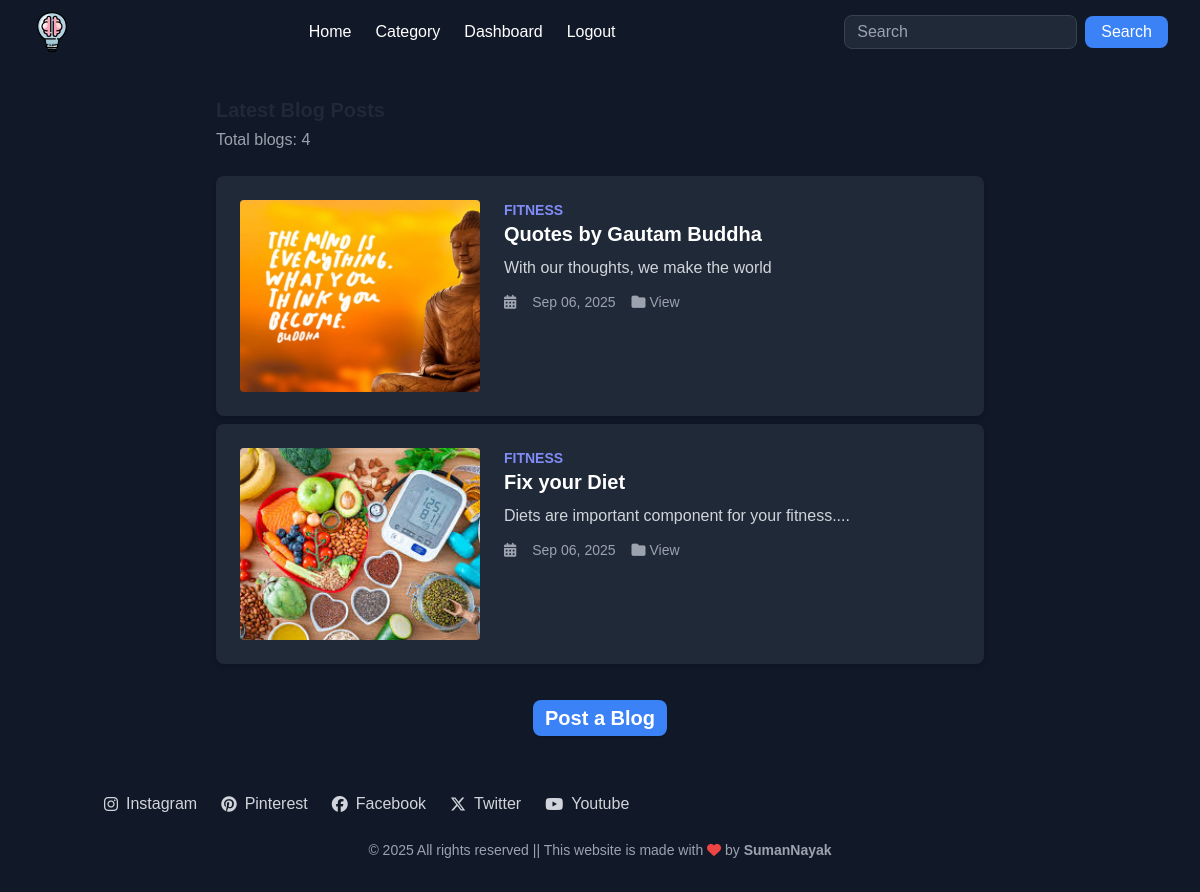
The app's page /, older data.
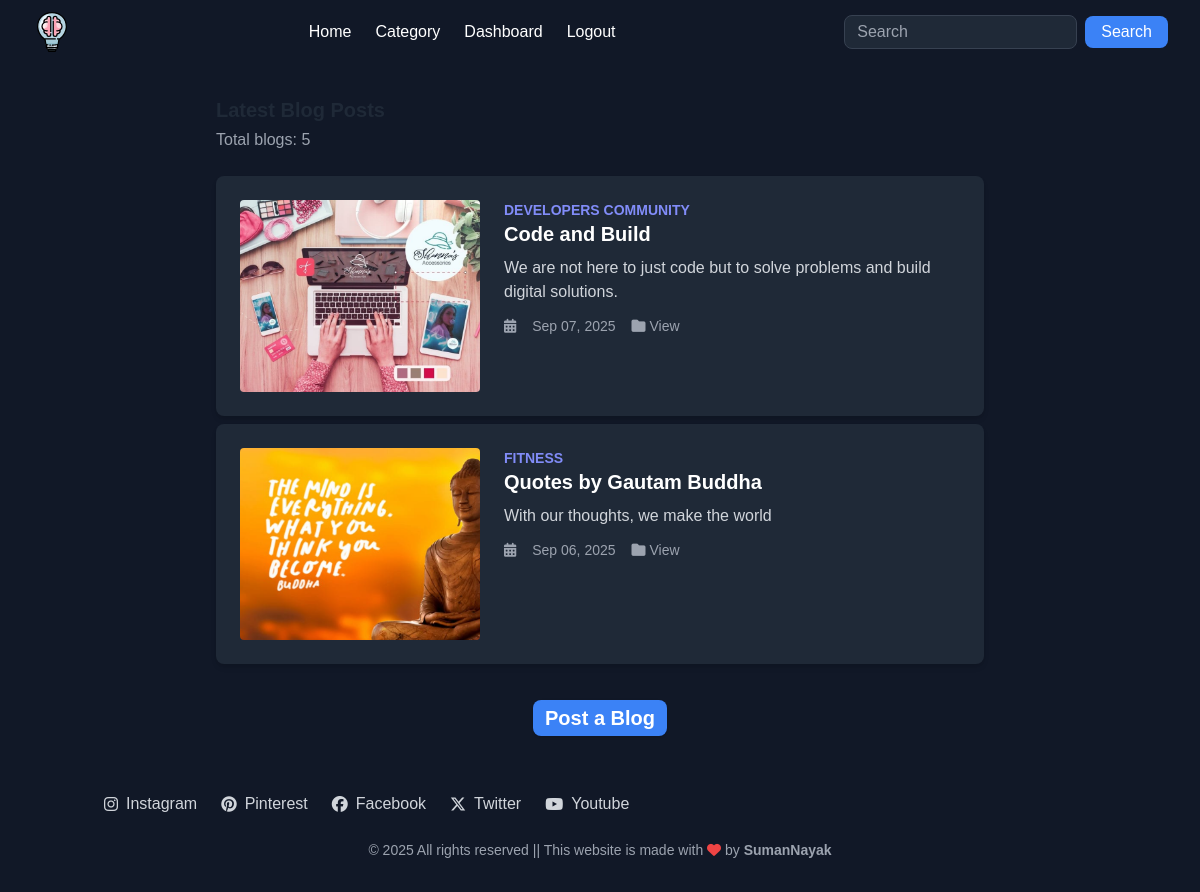
The same page, newer data.
### post/models.py (models this page shows, shortened)
class Catblog(models.Model):
    category = models.ForeignKey(Category, on_delete=models.CASCADE)
    slug=models.CharField(max_length=150,null=False,blank=False)
    title=models.CharField(max_length=150,null=False,blank=False)
    blog_image=models.ImageField(upload_to=get_image_path,null=True,blank=True)
    small_description=models.CharField(max_length= 250,null=False,blank=False)
    descriptions=models.TextField(max_length= 500,null=False,blank=False)
    author = models.ForeignKey(User,on_delete=models.CASCADE)
    status=models.BooleanField(default=False,help_text="0=default,1=Trending")
    trending=models.BooleanField(default=False,help_text="0=default,1=Trending")
    tag=models.CharField(max_length=150,null=False,blank=False)
    meta_title=models.CharField(max_length=150,null=False,blank=False)
    meta_keywords=models.CharField(max_length=150,null=False,blank=False)
    created_at=models.DateTimeField(auto_now_add=True)
    class Meta:
        ordering = ('-created_at',)

class Category(models.Model):
    slug=models.CharField(max_length=150,null=False,blank=False)
    name=models.CharField(max_length=150,null=False,blank=False)
    image=models.ImageField(upload_to=get_file_path,null=True,blank=True)
    descriptions=models.TextField(max_length= 500,null=False,blank=False)
    status=models.BooleanField(default=False,help_text="0=default,1=Trending")
    meta_title=models.CharField(max_length=150,null=False,blank=False)
    meta_keywords=models.CharField(max_length=150,null=False,blank=False)
    created_at=models.DateTimeField(auto_now_add=True)
    def __str__(self):
        return str(self.name)

### post/views.py (the view)
# urls.py: path('', views.index,name='home'),
def index(request):
    query = request.GET.get("q")  # search query
    cat = Catblog.objects.all()
    if query:
        cat = cat.filter(
            Q(meta_keywords__icontains=query) |
            Q(slug__icontains=query) |
            Q(title__icontains=query)  # optional if you want to include title
        )
    if request.method == "POST":
        form = PostForm(request.POST, request.FILES)
        if form.is_valid():
            post = form.save(commit=False)
            post.author = request.user
            post.save()
            form.save_m2m()
            messages.success(request, "Post created successfully!")
            return redirect("/")
        else:
            messages.error(request, "Please correct the errors below.")
    else:
        form = PostForm()
    context = {
        "cat": cat,
        "form": form
    }
    return render(request, 'index.html', context)

### templates/index.html (shortened to what this page needs)
{% extends 'base.html' %}
{% load crispy_forms_tags %}
{% load static %}
{% block content %}
  <div class="flex-1 p-6 bg-gray-900">
  <div class="max-w-3xl mx-auto">
    <h2 class="text-xl font-bold mb-1 mt-2 flex justify-between items-center text-gray-800 dark:text-gray-100">
      </h2>
    <p class="text-gray-400 mb-6">Total blogs: {{ cat.count }}</p>
    {% for c in cat|slice:":2" %}
    <div class="bg-gray-800 p-6 rounded-lg shadow-md mb-2">
      <div class="flex flex-col md:flex-row">
        <div class="md:w-1/3 h-48 bg-cover bg-center rounded"
             style="background-image: url('{{ c.blog_image.url }}');"></div>
        <div class="md:w-2/3 md:pl-6 mt-4 md:mt-0">
          <div class="text-sm text-indigo-400 font-semibold uppercase">
            {{ c.category.name }}
          </div>
          <h3 class="text-xl font-bold mb-2 text-white">{{ c.title }}</h3>
          <p class="text-gray-300">{{ c.descriptions|truncatewords:25 }}</p>
          <div class="text-gray-400 mt-3 flex items-center space-x-4 text-sm">
            <i class="fas fa-calendar-alt"></i>
            <span>{{ c.created_at|date:"M d, Y" }}</span>
            <a href="{% url 'blog_view' c.category.slug c.slug %}" class="hover:text-blue-400"><i class="fas fa-folder"></i> View</a>
          </div>
        </div>
      </div>
    </div>
    {% empty %}
      <p class="text-gray-400">No results found for "{{ request.GET.q }}"</p>
    {% endfor %}
  </div>
</div>
<h2 class="text-xl font-bold mb-6 mt-1 flex justify-center items-center text-gray-800 dark:text-gray-100">
  {% if user.is_authenticated %}
    <button
      type="button"
      class="bg-blue-500 hover:bg-blue-600 text-white py-2 px-6 rounded-lg shadow transition-transform hover:scale-105"
      onclick="openAccordionAndScroll('accordionForm')">
      Post a Blog
    </button>
  {% else %}
    <a href="{% url 'login' %}"
       class="bg-blue-500 hover:bg-blue-600 text-white py-1 px-3 rounded-lg shadow transition-transform hover:scale-105">
      Post a Blog
    </a>
  {% endif %}
</h2>
 {% endblock %}

Row changes from the older to the newer data that the page shows:
no longer on this page (row unchanged): Catblog: blog_image (picture), category.name "FITNESS", title "Fix your Diet", descriptions "Diets are important component for your fitness....", created_at "Sep 06, 2025"
added Catblog: blog_image (picture), category.name "DEVELOPERS COMMUNITY", title "Code and Build", descriptions "We are not here to just code but to solve problems and build digital solutions.", created_at "Sep 07, 2025"
Text that changed along with them:
{{ cat.count }}: "4" → "5"
